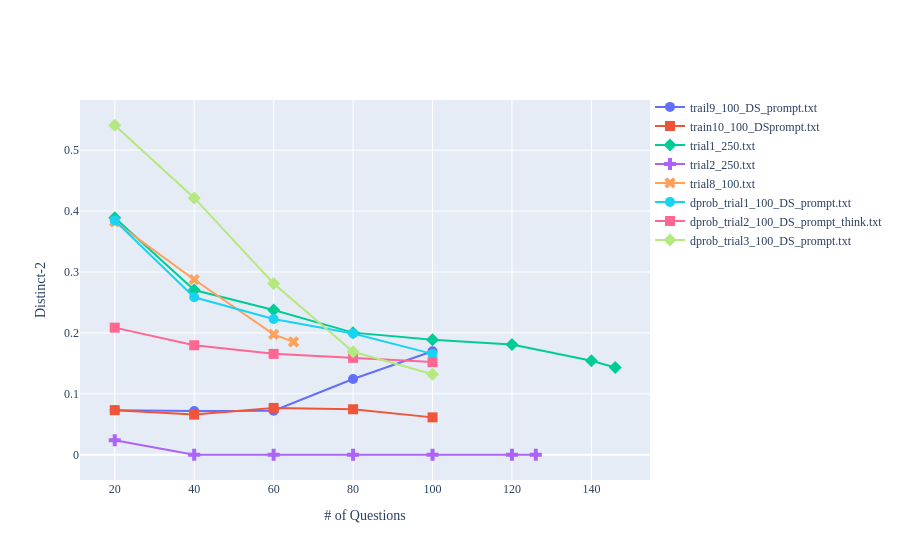

Write notebook code for a chart like this one.
### Code cell
import plotly.express as px
import plotly.graph_objects as go

# Sample DataFrame (replace this with your actual DataFrame)
# df = ...
df = ans

fig = go.Figure()

# Define markers and line styles
markers = ['circle', 'square', 'diamond', 'cross', 'x']
lines = ['solid']

# Iterate through unique files in the DataFrame
for i, file in enumerate(df['file'].unique()):
    file_data = df[df['file'] == file]
    marker_style = markers[i % len(markers)]
    line_style = lines[i % len(lines)]
    
    fig.add_trace(go.Scatter(
        x=file_data['batch'],
        y=file_data['distinct-2'],
        mode='lines+markers',
        name=file,
        text=file,
        line=dict(dash=line_style),
        marker=dict(symbol=marker_style, size=10),
    ))

# Update layout
fig.update_layout(
    xaxis_title='# of Questions',
    yaxis_title='Distinct-2',
    font=dict(family="Times New Roman", size=12),
    legend=dict(
        orientation="h",  # Horizontal orientation
        yanchor="top",  # Anchor to the bottom
        y=1.02,  # Adjust the position vertically
        xanchor="left",  # Anchor to the right
        x=1,  # Adjust the position horizontally
    ),
)

# Show the plot
fig.show()

### Figure 1 — Plotly figure (JSON) as saved in the notebook; plotly's stock layout.template omitted (floating-point values rounded to 4 significant figures)
{"data": [{"line": {"dash": "solid"}, "marker": {"size": 10, "symbol": "circle"}, "mode": "lines+markers", "name": "trail9_100_DS_prompt.txt", "text": "trail9_100_DS_prompt.txt", "type": "scatter", "x": [20, 40, 60, 80, 100], "y": [0.07317, 0.07164, 0.07214, 0.1244, 0.1698]}, {"line": {"dash": "solid"}, "marker": {"size": 10, "symbol": "square"}, "mode": "lines+markers", "name": "train10_100_DSprompt.txt", "text": "train10_100_DSprompt.txt", "type": "scatter", "x": [20, 40, 60, 80, 100], "y": [0.07317, 0.06589, 0.07692, 0.07466, 0.06135]}, {"line": {"dash": "solid"}, "marker": {"size": 10, "symbol": "diamond"}, "mode": "lines+markers", "name": "trial1_250.txt", "text": "trial1_250.txt", "type": "scatter", "x": [20, 40, 60, 80, 100, 120, 140, 146], "y": [0.3891, 0.2704, 0.2377, 0.2005, 0.1889, 0.1811, 0.1544, 0.1431]}, {"line": {"dash": "solid"}, "marker": {"size": 10, "symbol": "cross"}, "mode": "lines+markers", "name": "trial2_250.txt", "text": "trial2_250.txt", "type": "scatter", "x": [20, 40, 60, 80, 100, 120, 126], "y": [0.0239, 0, 0, 0, 0, 0, 0]}, {"line": {"dash": "solid"}, "marker": {"size": 10, "symbol": "x"}, "mode": "lines+markers", "name": "trial8_100.txt", "text": "trial8_100.txt", "type": "scatter", "x": [20, 40, 60, 65], "y": [0.3824, 0.2876, 0.1975, 0.1854]}, {"line": {"dash": "solid"}, "marker": {"size": 10, "symbol": "circle"}, "mode": "lines+markers", "name": "dprob_trial1_100_DS_prompt.txt", "text": "dprob_trial1_100_DS_prompt.txt", "type": "scatter", "x": [20, 40, 60, 80, 100], "y": [0.3846, 0.2585, 0.2227, 0.1991, 0.1656]}, {"line": {"dash": "solid"}, "marker": {"size": 10, "symbol": "square"}, "mode": "lines+markers", "name": "dprob_trial2_100_DS_prompt_think.txt", "text": "dprob_trial2_100_DS_prompt_think.txt", "type": "scatter", "x": [20, 40, 60, 80, 100], "y": [0.2087, 0.1797, 0.1656, 0.1591, 0.1521]}, {"line": {"dash": "solid"}, "marker": {"size": 10, "symbol": "diamond"}, "mode": "lines+markers", "name": "dprob_trial3_100_DS_prompt.txt", "text": "dprob_trial3_100_DS_prompt.txt", "type": "scatter", "x": [20, 40, 60, 80, 100], "y": [0.5409, 0.4216, 0.2811, 0.169, 0.1322]}], "layout": {"font": {"family": "Times New Roman", "size": 12}, "legend": {"orientation": "h", "x": 1, "xanchor": "left", "y": 1.02, "yanchor": "top"}, "xaxis": {"title": {"text": "# of Questions"}}, "yaxis": {"title": {"text": "Distinct-2"}}}}
